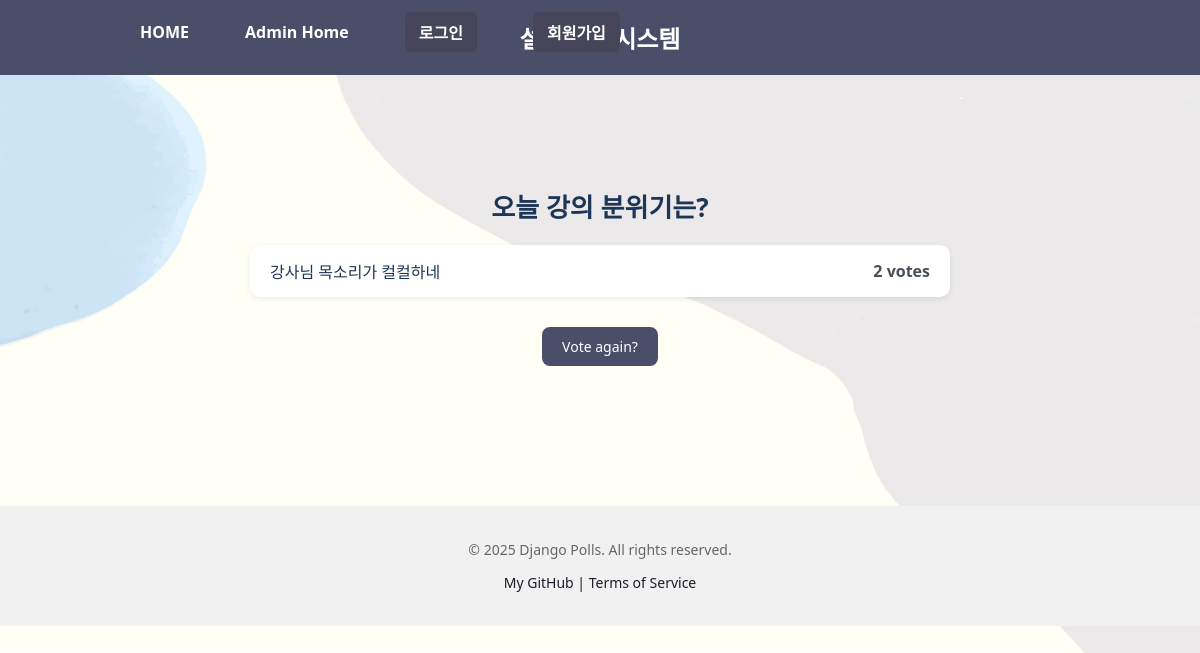
/polls/3/results/, run on an earlier commit of the app's database.
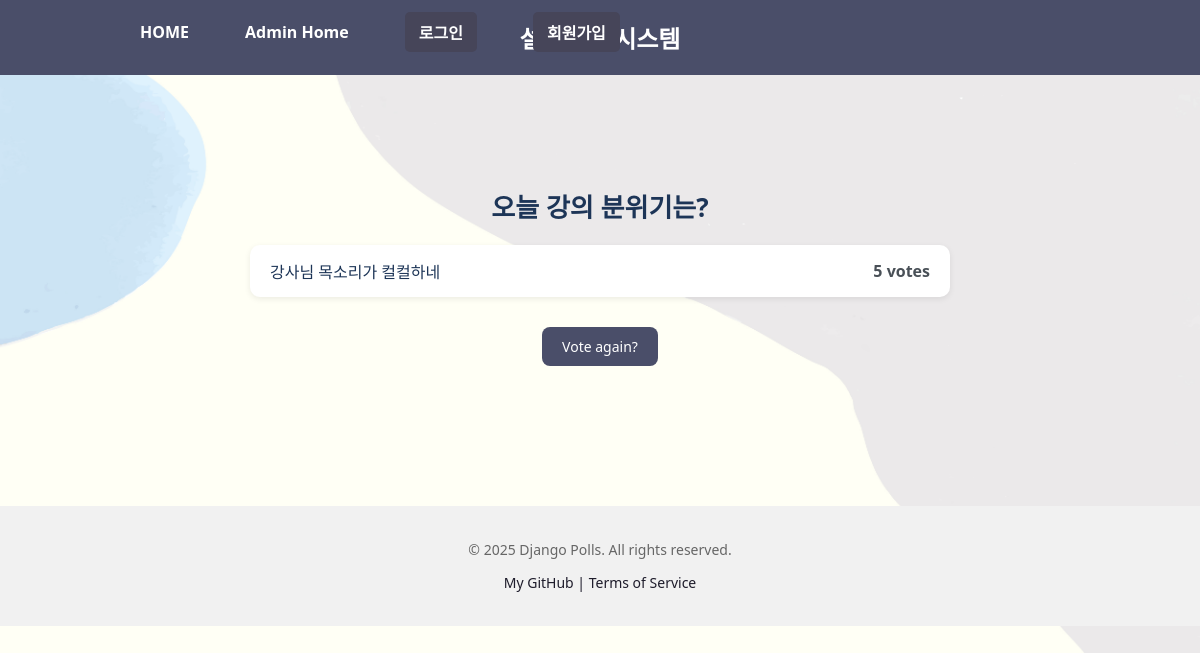
And on a later commit of the database.
### polls/models.py (models this page shows, shortened)
class Choice(models.Model):
    question = models.ForeignKey(Question, on_delete = models.CASCADE)
    choice_text = models.CharField(max_length=200)
    votes = models.IntegerField(default=0)

### polls/views.py (the view)
# urls.py: path("<int:pk>/results/", views.ResultsView.as_view(), name="results"),
class ResultsView(generic.DetailView):
    model = Question
    template_name = "polls/results.html"
    context_object_name = "question"

### templates/polls/results.html (shortened to what this page needs)
{% extends "polls/base.html" %}
{% load static %}
{% block content %}
<link rel="stylesheet" href="{% static 'polls/results.css' %}">
<div class="results-container">
  <h2 class="question-title">{{ question.question_text }}</h2>
  <ul class="result-list">
    {% for choice in question.choice_set.all %}
      <li>
        <span class="choice-text">{{ choice.choice_text }}</span>
        <span class="vote-count">{{ choice.votes }} vote{{ choice.votes|pluralize }}</span>
      </li>
    {% endfor %}
  </ul>
  <div class="vote-again">
    <a href="{% url 'polls:detail' question.id %}" class="vote-again-btn">Vote again?</a>
  </div>
</div>
{% endblock %}

What changed in the data, as far as the page shows it:
changed Choice "강사님 목소리가 컬컬하네": votes "2" → "5"
